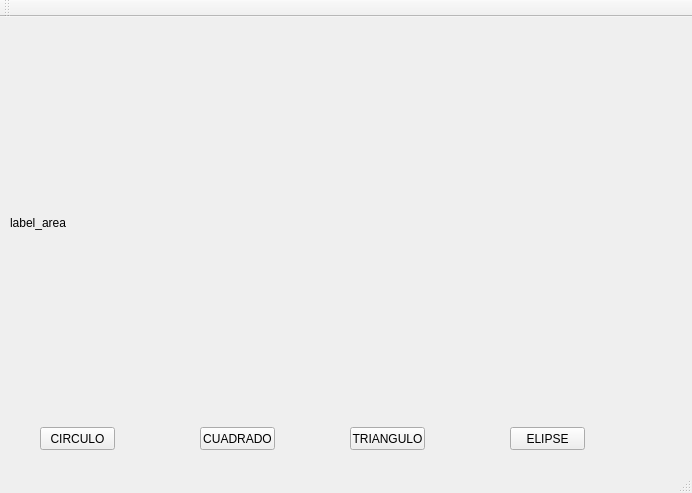
<?xml version="1.0" encoding="UTF-8"?>
<ui version="4.0">
 <class>MainWindow</class>
 <widget class="QMainWindow" name="MainWindow">
  <property name="geometry">
   <rect>
    <x>0</x>
    <y>0</y>
    <width>692</width>
    <height>493</height>
   </rect>
  </property>
  <property name="windowTitle">
   <string>MainWindow</string>
  </property>
  <widget class="QWidget" name="centralWidget">
   <widget class="QPushButton" name="pushButton_1">
    <property name="geometry">
     <rect>
      <x>40</x>
      <y>410</y>
      <width>75</width>
      <height>23</height>
     </rect>
    </property>
    <property name="text">
     <string>CIRCULO</string>
    </property>
   </widget>
   <widget class="QLabel" name="label_1">
    <property name="geometry">
     <rect>
      <x>10</x>
      <y>20</y>
      <width>671</width>
      <height>371</height>
     </rect>
    </property>
    <property name="text">
     <string>label_area</string>
    </property>
   </widget>
   <widget class="QPushButton" name="pushButton_4">
    <property name="geometry">
     <rect>
      <x>510</x>
      <y>410</y>
      <width>75</width>
      <height>23</height>
     </rect>
    </property>
    <property name="text">
     <string>ELIPSE</string>
    </property>
   </widget>
   <widget class="QPushButton" name="pushButton_2">
    <property name="geometry">
     <rect>
      <x>200</x>
      <y>410</y>
      <width>75</width>
      <height>23</height>
     </rect>
    </property>
    <property name="text">
     <string>CUADRADO</string>
    </property>
   </widget>
   <widget class="QPushButton" name="pushButton_3">
    <property name="geometry">
     <rect>
      <x>350</x>
      <y>410</y>
      <width>75</width>
      <height>23</height>
     </rect>
    </property>
    <property name="text">
     <string>TRIANGULO</string>
    </property>
   </widget>
  </widget>
  <widget class="QMenuBar" name="menuBar">
   <property name="geometry">
    <rect>
     <x>0</x>
     <y>0</y>
     <width>692</width>
     <height>21</height>
    </rect>
   </property>
  </widget>
  <widget class="QToolBar" name="mainToolBar">
   <attribute name="toolBarArea">
    <enum>TopToolBarArea</enum>
   </attribute>
   <attribute name="toolBarBreak">
    <bool>false</bool>
   </attribute>
  </widget>
  <widget class="QStatusBar" name="statusBar"/>
 </widget>
 <layoutdefault spacing="6" margin="11"/>
 <resources/>
 <connections/>
</ui>
